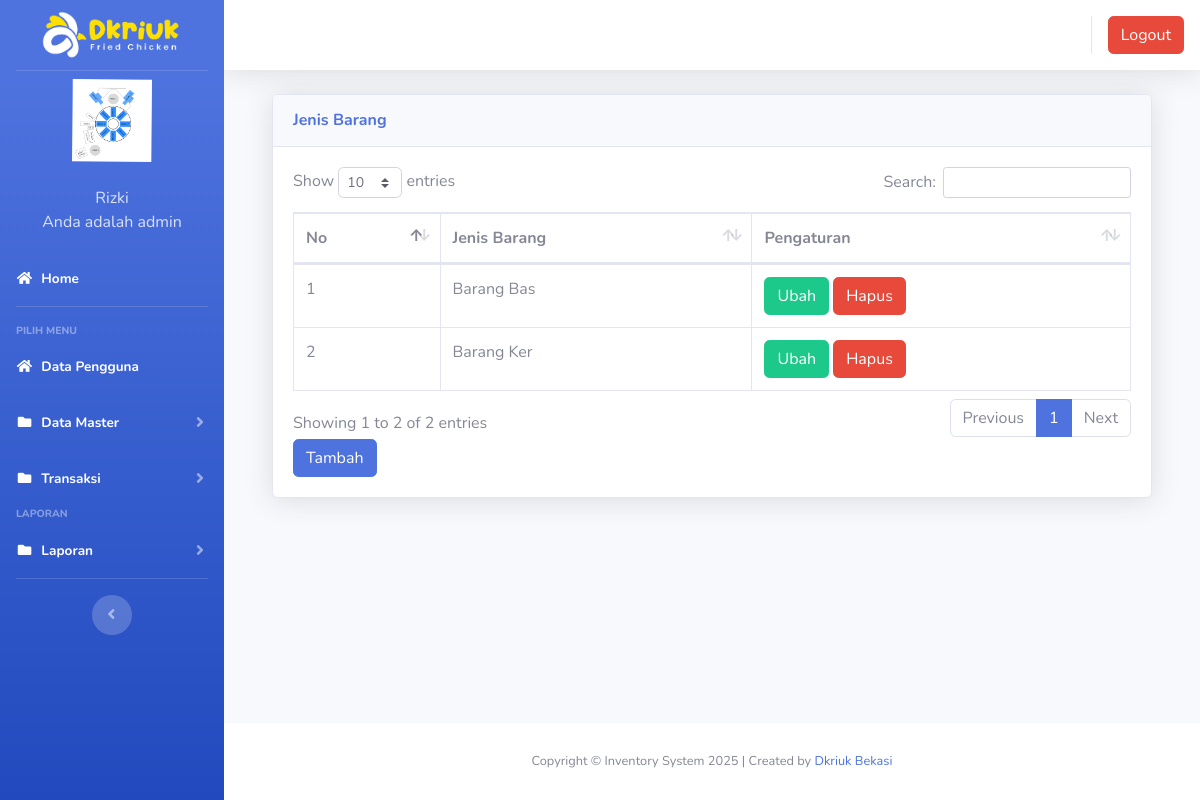
The page /index3.php?page=jenisbarang (signed in) on the database as committed earlier.
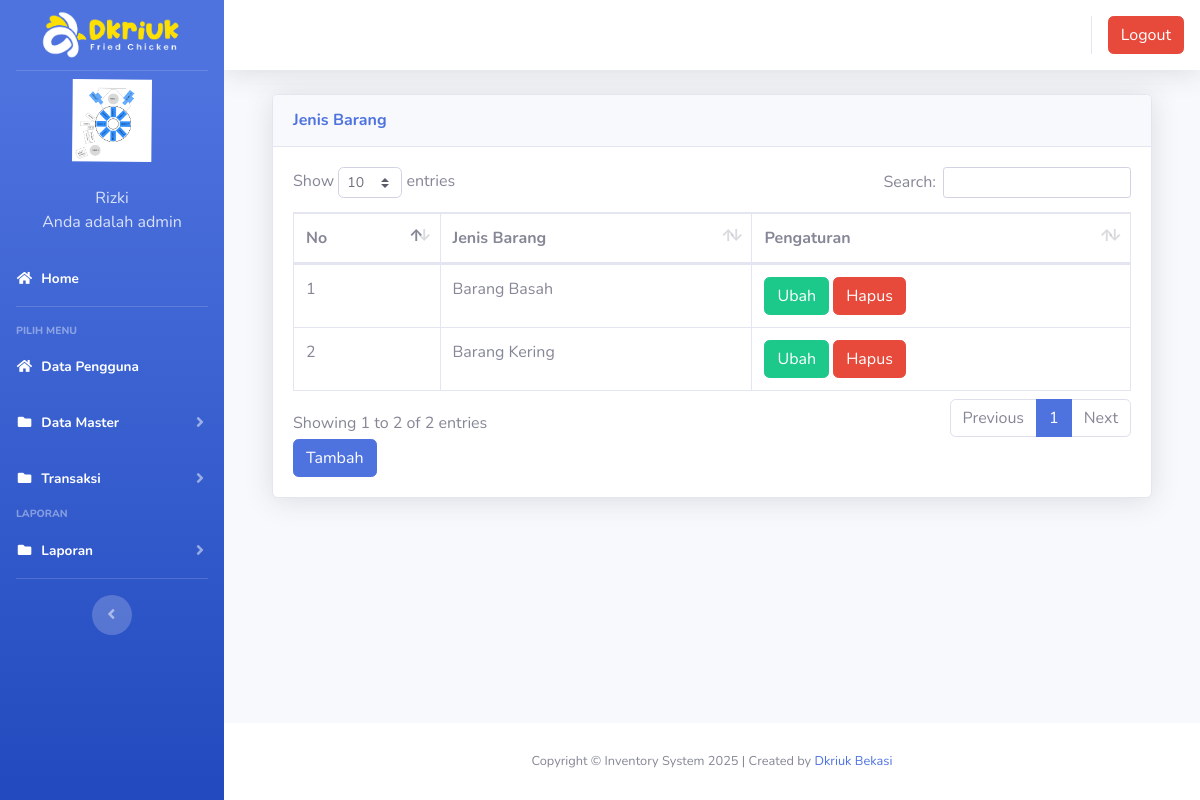
The same page on the database as committed later.
### tables this page shows
CREATE TABLE IF NOT EXISTS `jenis_barang` (
  `id` int(11) NOT NULL AUTO_INCREMENT,
  `jenis_barang` varchar(100) NOT NULL,
  PRIMARY KEY (`id`)
);

### index3.php (the view, shortened to what the changed rows need)
<?php
	$koneksi = new mysqli("localhost","pora5278_fahmi","Au1b839@@","pora5278_inventrizki");
	?>
<!DOCTYPE html>
<html lang="en">
<head>
  <link href="vendor/fontawesome-free/css/all.min.css" rel="stylesheet" type="text/css">
  <link href="css/sb-admin-2.min.css" rel="stylesheet">
  <link href="vendor/datatables/dataTables.bootstrap4.min.css" rel="stylesheet">
</head>
<body id="page-top">
  <div id="wrapper">
    <div id="content-wrapper" class="d-flex flex-column">
      <div id="content">
        <div class="container-fluid">
		 <section class="content">
		      <?php
			   $page = $_GET['page'];
			   $aksi = $_GET['aksi'];
			   if ($page == "jenisbarang") {
				   if ($aksi == "") {
					   include "page/jenisbarang/jenisbarang.php";
				   }
			   }
			   ?>
    </section>
</div>
    </div>
  </div>
  </div>
</body>
</html>

### page/jenisbarang/jenisbarang.php (shortened to what the changed rows need)
<div class="container-fluid">
  <div class="card shadow mb-4">
    <div class="card-body">
      <div class="table-responsive">
        <table class="table table-bordered" id="dataTable" width="100%" cellspacing="0">
        <thead>
                                <tr>
			<th>No</th>
			<th>Jenis Barang</th>
			<th>Pengaturan</th>
                                </tr>
		</thead>
          <tbody>
            <?php
	$no = 1;
	$sql = $koneksi->query("select * from jenis_barang");
	while ($data = $sql->fetch_assoc()) {
	?>
                                <tr>
                                    <td><?php echo $no++; ?></td>
			<td><?php echo $data['jenis_barang'] ?></td>
			<td>
			<a href="?page=jenisbarang&aksi=ubahjenis&id=<?php echo $data['id'] ?>" class="btn btn-success" >Ubah</a>
			<a onclick="return confirm('Apakah anda yakin akan menghapus data ini?')" href="?page=jenisbarang&aksi=hapusjenis&id=<?php echo $data['id'] ?>" class="btn btn-danger" >Hapus</a>
			</td>
                                </tr>
	<?php }?>
		   </tbody>
                        </table>
      </div>
    </div>
  </div>
</div>

Rows that differ between the two databases and show on the page:
changed jenis_barang: jenis_barang "Barang Bas" → "Barang Basah"
changed jenis_barang: jenis_barang "Barang Ker" → "Barang Kering"
